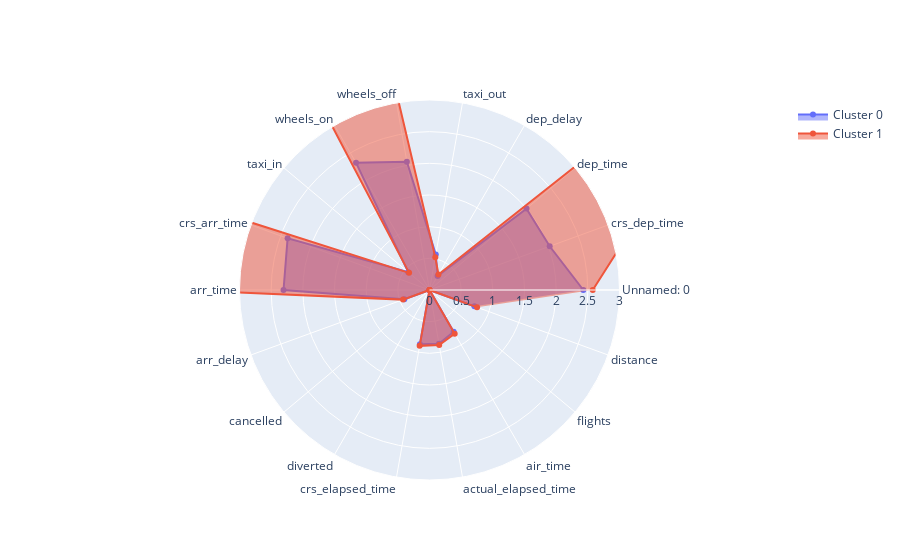

Notebook code for this chart:
### Code cell
categories = radar_df.columns.to_list()
fig = go.Figure()

i=0
for index, series in radar_df.iterrows():
    r = []
    r.append(series.values)
    
    fig.add_trace(go.Scatterpolar(
        r=r[0],
        theta=categories,
        fill='toself',
        name=f'Cluster {i}'))
    i+=1

fig.update_layout(
  polar=dict(
    radialaxis=dict(
      visible=True,
      range=[0, 3]
    )),
  showlegend=True)

fig.show()

### Figure 1 — Plotly figure (JSON) as saved in the notebook; plotly's stock layout.template omitted (floating-point values rounded to 4 significant figures)
{"data": [{"fill": "toself", "name": "Cluster 0", "r": [2.429, 2.019, 1.999, 0.2567, 0.5702, 2.058, 2.32, 0.4383, 2.384, 2.305, 0.4235, 0, 0, 0.87, 0.861, 0.7622, 0, 0.7548], "theta": ["Unnamed: 0", "crs_dep_time", "dep_time", "dep_delay", "taxi_out", "wheels_off", "wheels_on", "taxi_in", "crs_arr_time", "arr_time", "arr_delay", "cancelled", "diverted", "crs_elapsed_time", "actual_elapsed_time", "air_time", "flights", "distance"], "type": "scatterpolar"}, {"fill": "toself", "name": "Cluster 1", "r": [2.577, 3.566, 3.575, 0.2828, 0.5268, 3.634, 3.94, 0.4207, 3.963, 3.89, 0.4441, 0, 0, 0.8954, 0.8832, 0.7957, 0, 0.7996], "theta": ["Unnamed: 0", "crs_dep_time", "dep_time", "dep_delay", "taxi_out", "wheels_off", "wheels_on", "taxi_in", "crs_arr_time", "arr_time", "arr_delay", "cancelled", "diverted", "crs_elapsed_time", "actual_elapsed_time", "air_time", "flights", "distance"], "type": "scatterpolar"}], "layout": {"polar": {"radialaxis": {"range": [0, 3], "visible": true}}, "showlegend": true}}
